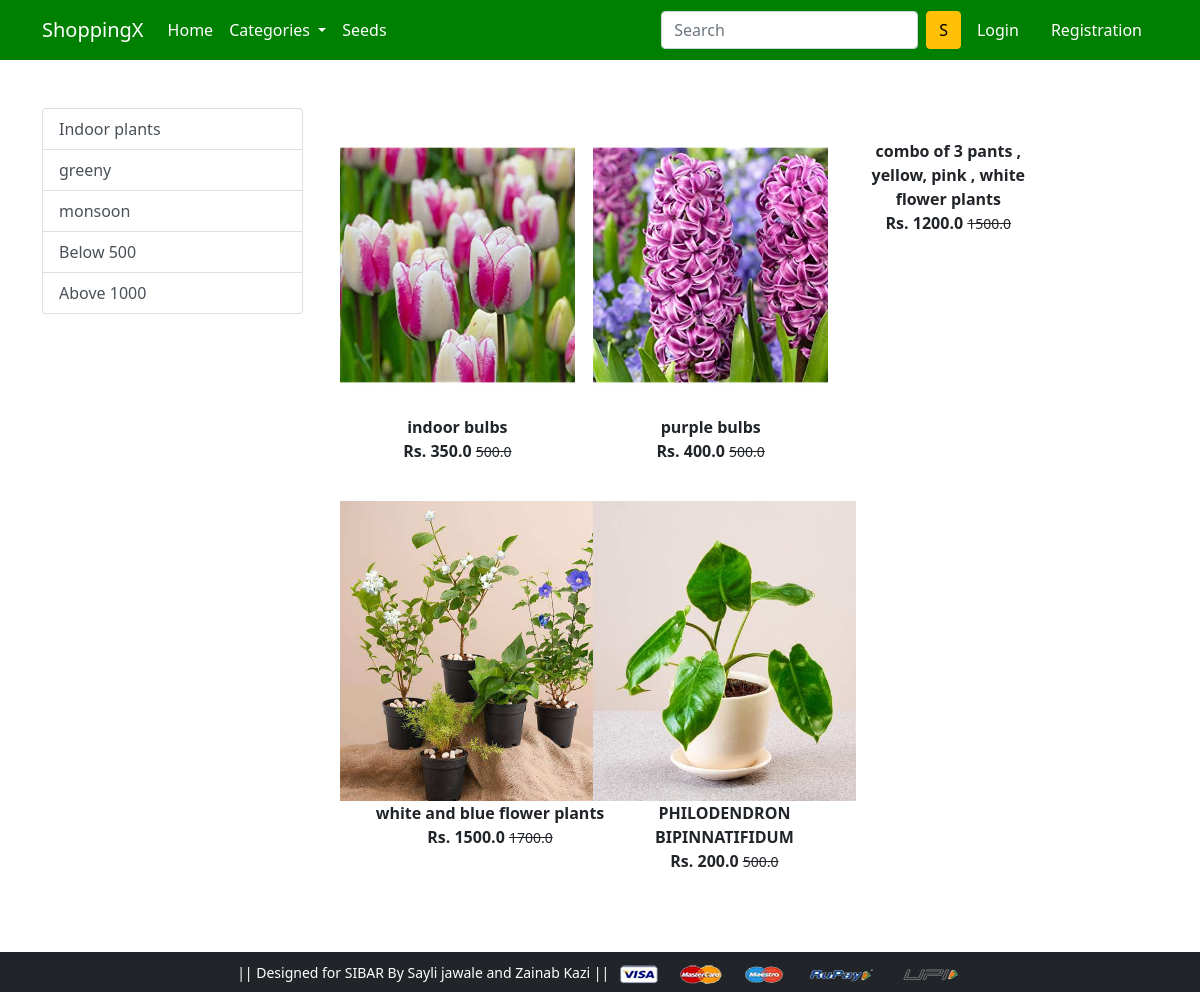
/indoor/, run on the app's committed database.
### app/models.py (models this page shows, shortened)
class Product(models.Model):
 title = models.CharField(max_length=100)
 selling_price = models.FloatField()
 discounted_price = models.FloatField()
 description = models.TextField()
 brand = models.CharField(max_length=100)
 category = models.CharField( choices=CATEGORY_CHOICES, max_length=2)
 product_image = models.ImageField(upload_to='productimg')

### app/views.py (the view)
# urls.py: path('indoor/', views.indoor, name='indoor'),
def indoor(request, data=None):
	totalitem = 0
	if request.user.is_authenticated:
		totalitem = len(Cart.objects.filter(user=request.user))
	if data==None :
			indoor_plants = Product.objects.filter(category='M')
	elif data == 'greeny' :
			indoor_plants = Product.objects.filter(category='M').filter(brand=data)
	elif data == 'monsoon':
			indoor_plants = Product.objects.filter(category='M').filter(brand=data)
	elif data == 'below':
			indoor_plants = Product.objects.filter(category='M').filter(discounted_price__lt=500)
	elif data == 'above':
			indoor_plants = Product.objects.filter(category='M').filter(discounted_price__gt=1000)
	return render(request, 'app/indoor.html', {'indoor_plants':indoor_plants, 'totalitem':totalitem})

### app/templates/app/indoor.html (shortened to what this page needs)
{% extends 'app/base.html' %}
{% load static %}
{% block main-content %}
<div class="container my-5">
 <div class="row">
  <div class="col-sm-3">
   <div class="list-group">
     <a href="{% url 'indoor' %}" class="list-group-item list-group-item-action" aria-current="true">Indoor plants</a>
     <a href="{% url 'indoordata' 'greeny'  %}" class="list-group-item list-group-item-action" aria-current="true">greeny</a>
    <a href="{% url 'indoordata' 'monsoon'  %}" class="list-group-item list-group-item-action">monsoon</a>
     <a href="{% url 'indoordata' 'below'  %}" class="list-group-item list-group-item-action">Below 500</a>
     <a href="{% url 'indoordata' 'above'  %}" class="list-group-item list-group-item-action">Above 1000</a>
   </div>
  </div>
  <div class="col-sm-8">
   <div class="row">
    {% for product in indoor_plants %}
     <div class="col-sm-4 text-center mb-4">
      <a href="{% url 'product-detail' product.id %}" class="btn">
       <div class="item">
        <img src="{{product.product_image.url}}" alt="" height="300" class="">
        <div class="fw-bold">{{product.title}}</div>
        <div class="fw-bold">Rs. {{product.discounted_price}} <small class="fw-light text-decoration-line-through">{{product.selling_price}}</small></div>
       </div>
      </a>
     </div>
    {% endfor %}
   </div>
  </div>
 </div>
</div>
{% endblock main-content %}

### app/templates/app/base.html (shortened to what this page needs)
<!doctype html>
{% load static %}
<html lang="en">
  <head>
    <link href="https://cdn.jsdelivr.net/npm/bootstrap@5.0.0-beta1/dist/css/bootstrap.min.css" rel="stylesheet">
    <link rel="stylesheet" href="{% static 'app/css/owl.carousel.min.css' %}">
    <link rel="stylesheet" href="{% static 'app/css/all.min.css' %}">
    <link rel="stylesheet" href="{% static 'app/css/style.css' %}">
  </head>
  <body>
    <nav class="navbar navbar-expand-lg base">
     <div class="container">
       <a class="navbar-brand text-white " href="/">ShoppingX</a>
       <div class="collapse navbar-collapse" id="navbarSupportedContent">
         <ul class="navbar-nav me-auto mb-2 mb-lg-0">
           <li class="nav-item">
             <a class="nav-link active text-white" aria-current="page" href="/">Home</a>
           </li>
           <li class="nav-item dropdown">
             <a class="nav-link dropdown-toggle text-white" href="#" id="electronicsDropdown" role="button" data-bs-toggle="dropdown" aria-expanded="false">
               Categories
             </a>
           </li>
                <a class="nav-link active text-white" aria-current="page" href="{% url 'seeds' %}">Seeds</a>
         </ul>
         <form class="d-flex">
           <input class="form-control me-2" type="search" placeholder="Search" aria-label="Search">
           <button class="btn btn-warning" type="submit">S</button>
         </form>
         <div>
          <ul class="navbar-nav me-auto mb-2 mb-lg-0">
          {% if request.user.is_authenticated %}
           <li class="nav-item dropdown mx-2">
              <a class="nav-link dropdown-toggle text-white" href="#" id="profileDropdown" role="button" data-bs-toggle="dropdown" aria-expanded="false">
                {{request.user.username|capfirst}}
              </a>
              <ul class="dropdown-menu" aria-labelledby="profileDropdown">
                <li><a class="dropdown-item" href="{% url 'profile' %}">Profile</a></li>
                <li><a class="dropdown-item" href="{% url 'orders' %}">Orders</a></li>
                <li><a class="dropdown-item" href="{% url 'passwordchange' %}">Change Password</a></li>
                <li><a class="dropdown-item" href="{% url 'logout' %}">Logout</a></li>
              </ul>
            </li>
            <li class="nav-item mx-2">
              <a href="{% url 'showcart' %}" class="nav-link text-white"><span class="badge bg-danger">{{totalitem}}</span> Cart </a>
            </li>
            {% else %}
            <li class="nav-item mx-2">
             <a href="{% url 'login' %}" class="nav-link text-white">Login</a>
            </li>
            <li class="nav-item mx-2">
             <a href="{% url 'customerregistration' %}" class="nav-link text-white">Registration</a>
            </li>
            {% endif %}
          </ul>
         </div>
       </div>
     </div>
    </nav>
    {% block main-content %} {% endblock main-content %}
    <footer class="container-fluid bg-dark text-center p-2 mt-5">
        <small class="text-white"> || Designed for SIBAR By Sayli jawale and Zainab Kazi || </small>
        <img src="{% static 'app/images/payment.png' %}" alt="" srcset="" class="img-fluid" height="2px">
    </footer>
  </body>
</html>

### app/templates/app/base.html (style rules this page uses)
.base { color:white; background: green; margin:px; padding:10px; text-align:center; }

### data on the page
Product: product_image (picture), title "indoor bulbs", discounted_price "350.0", selling_price "500.0"
Product: product_image (picture), title "purple bulbs", discounted_price "400.0", selling_price "500.0"
Product: title "combo of 3 pants , yellow, pink , white flower plants", discounted_price "1200.0", selling_price "1500.0"
Product: product_image (picture), title "white and blue flower plants", discounted_price "1500.0", selling_price "1700.0"
Product: product_image (picture), title "PHILODENDRON BIPINNATIFIDUM", discounted_price "200.0", selling_price "500.0"
